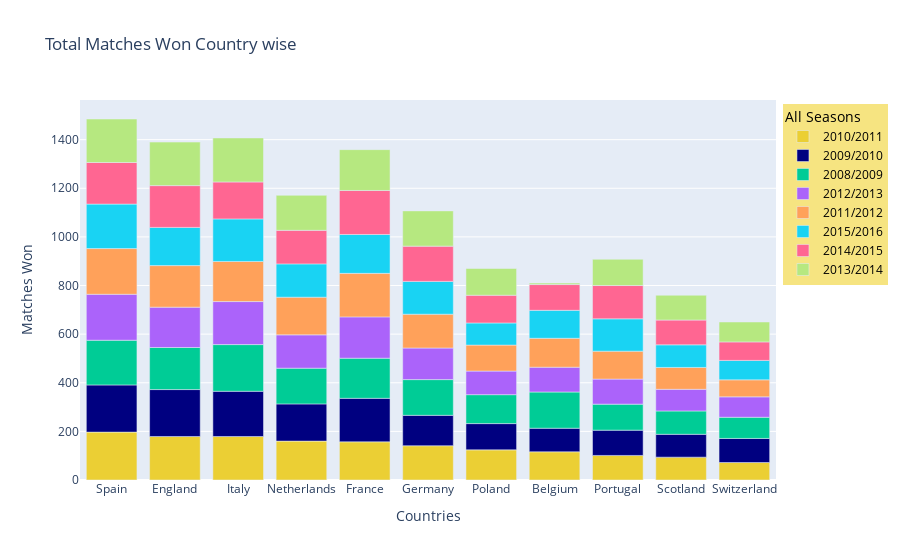

This figure's notebook cell:
### Code cell
fig = px.bar(
    query8,
    x='Country', y='Won',
    title='Total Matches Won Country wise',
    color_discrete_map={
        '2009/2010': 'rgb(0, 0, 128)',
        '2010/2011': 'rgb(235, 207, 52)'},
        color='Season'
        #template='plotly_dark'
        )

fig.update_layout({
    'showlegend': True,
    'legend': {
        'title': 'All Seasons',
        'x': 1.01, 'y': 0.99,
        'bgcolor': 'rgb(246, 228, 129)',
         'font': {'color': 'black'}
    }
})
fig.update_xaxes(title_text='Countries')
fig.update_yaxes(title_text='Matches Won')

### Figure 1 — Plotly figure (JSON) as saved in the notebook; plotly's stock layout.template omitted (floating-point values rounded to 4 significant figures)
{"data": [{"alignmentgroup": "True", "hovertemplate": "Season=2010/2011<br>Country=%{x}<br>Won=%{y}<extra></extra>", "legendgroup": "2010/2011", "marker": {"color": "rgb(235, 207, 52)"}, "name": "2010/2011", "offsetgroup": "2010/2011", "orientation": "v", "showlegend": true, "textposition": "auto", "type": "bar", "x": ["Spain", "England", "Italy", "Netherlands", "France", "Germany", "Poland", "Belgium", "Portugal", "Scotland", "Switzerland"], "xaxis": "x", "y": [197, 179, 179, 160, 157, 141, 124, 116, 101, 94, 72], "yaxis": "y"}, {"alignmentgroup": "True", "hovertemplate": "Season=2009/2010<br>Country=%{x}<br>Won=%{y}<extra></extra>", "legendgroup": "2009/2010", "marker": {"color": "rgb(0, 0, 128)"}, "name": "2009/2010", "offsetgroup": "2009/2010", "orientation": "v", "showlegend": true, "textposition": "auto", "type": "bar", "x": ["Spain", "England", "Italy", "France", "Netherlands", "Germany", "Poland", "Portugal", "Switzerland", "Belgium", "Scotland"], "xaxis": "x", "y": [194, 193, 186, 179, 153, 125, 108, 104, 99, 97, 94], "yaxis": "y"}, {"alignmentgroup": "True", "hovertemplate": "Season=2008/2009<br>Country=%{x}<br>Won=%{y}<extra></extra>", "legendgroup": "2008/2009", "marker": {"color": "#00cc96"}, "name": "2008/2009", "offsetgroup": "2008/2009", "orientation": "v", "showlegend": true, "textposition": "auto", "type": "bar", "x": ["Italy", "Spain", "England", "France", "Belgium", "Germany", "Netherlands", "Poland", "Portugal", "Scotland", "Switzerland"], "xaxis": "x", "y": [192, 184, 173, 165, 149, 147, 147, 119, 107, 96, 87], "yaxis": "y"}, {"alignmentgroup": "True", "hovertemplate": "Season=2012/2013<br>Country=%{x}<br>Won=%{y}<extra></extra>", "legendgroup": "2012/2013", "marker": {"color": "#ab63fa"}, "name": "2012/2013", "offsetgroup": "2012/2013", "orientation": "v", "showlegend": true, "textposition": "auto", "type": "bar", "x": ["Spain", "Italy", "France", "England", "Netherlands", "Germany", "Portugal", "Belgium", "Poland", "Scotland", "Switzerland"], "xaxis": "x", "y": [189, 177, 170, 166, 137, 130, 103, 102, 97, 89, 84], "yaxis": "y"}, {"alignmentgroup": "True", "hovertemplate": "Season=2011/2012<br>Country=%{x}<br>Won=%{y}<extra></extra>", "legendgroup": "2011/2012", "marker": {"color": "#FFA15A"}, "name": "2011/2012", "offsetgroup": "2011/2012", "orientation": "v", "showlegend": true, "textposition": "auto", "type": "bar", "x": ["Spain", "France", "England", "Italy", "Netherlands", "Germany", "Belgium", "Portugal", "Poland", "Scotland", "Switzerland"], "xaxis": "x", "y": [188, 179, 171, 165, 155, 139, 119, 115, 107, 90, 70], "yaxis": "y"}, {"alignmentgroup": "True", "hovertemplate": "Season=2015/2016<br>Country=%{x}<br>Won=%{y}<extra></extra>", "legendgroup": "2015/2016", "marker": {"color": "#19d3f3"}, "name": "2015/2016", "offsetgroup": "2015/2016", "orientation": "v", "showlegend": true, "textposition": "auto", "type": "bar", "x": ["Spain", "Italy", "France", "England", "Netherlands", "Germany", "Portugal", "Belgium", "Scotland", "Poland", "Switzerland"], "xaxis": "x", "y": [183, 175, 160, 157, 137, 135, 133, 115, 93, 91, 80], "yaxis": "y"}, {"alignmentgroup": "True", "hovertemplate": "Season=2014/2015<br>Country=%{x}<br>Won=%{y}<extra></extra>", "legendgroup": "2014/2015", "marker": {"color": "#FF6692"}, "name": "2014/2015", "offsetgroup": "2014/2015", "orientation": "v", "showlegend": true, "textposition": "auto", "type": "bar", "x": ["France", "England", "Spain", "Italy", "Germany", "Netherlands", "Portugal", "Poland", "Belgium", "Scotland", "Switzerland"], "xaxis": "x", "y": [181, 172, 171, 152, 145, 138, 137, 114, 106, 102, 76], "yaxis": "y"}, {"alignmentgroup": "True", "hovertemplate": "Season=2013/2014<br>Country=%{x}<br>Won=%{y}<extra></extra>", "legendgroup": "2013/2014", "marker": {"color": "#B6E880"}, "name": "2013/2014", "offsetgroup": "2013/2014", "orientation": "v", "showlegend": true, "textposition": "auto", "type": "bar", "x": ["Italy", "England", "Spain", "France", "Germany", "Netherlands", "Poland", "Portugal", "Scotland", "Switzerland", "Belgium"], "xaxis": "x", "y": [181, 179, 179, 168, 145, 144, 110, 108, 102, 82, 6], "yaxis": "y"}], "layout": {"barmode": "relative", "legend": {"bgcolor": "rgb(246, 228, 129)", "font": {"color": "black"}, "title": {"text": "All Seasons"}, "tracegroupgap": 0, "x": 1.01, "y": 0.99}, "showlegend": true, "title": {"text": "Total Matches Won Country wise"}, "xaxis": {"anchor": "y", "domain": [0, 1], "title": {"text": "Countries"}}, "yaxis": {"anchor": "x", "domain": [0, 1], "title": {"text": "Matches Won"}}}}
